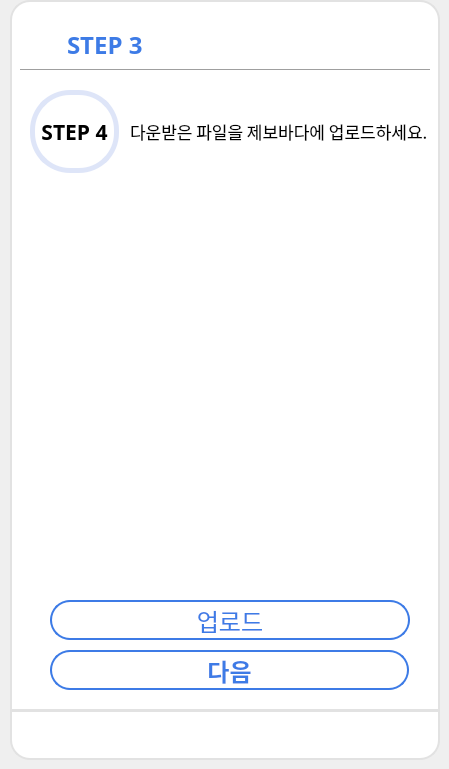
    <widget class="QWidget" name="page_8">
     <widget class="QPushButton" name="backBtn_step4">
      <property name="geometry">
       <rect>
        <x>30</x>
        <y>30</y>
        <width>30</width>
        <height>30</height>
       </rect>
      </property>
      <property name="cursor">
       <cursorShape>PointingHandCursor</cursorShape>
      </property>
      <property name="styleSheet">
       <string notr="true">QPushButton
{
	background-color: rgb(255,255,255);
	border-radius: 8px;
}
QPushButton::hover
{
	background-color: #D3D3D3;
	border-radius: 8px;
}</string>
      </property>
      <property name="text">
       <string/>
      </property>
      <property name="icon">
       <iconset>
        <normaloff>icons8-back-48.png</normaloff>icons8-back-48.png</iconset>
      </property>
      <property name="iconSize">
       <size>
        <width>30</width>
        <height>30</height>
       </size>
      </property>
     </widget>
     <widget class="QLabel" name="label_8">
      <property name="geometry">
       <rect>
        <x>67</x>
        <y>30</y>
        <width>141</width>
        <height>30</height>
       </rect>
      </property>
      <property name="font">
       <font>
        <family>나눔스퀘어 Bold</family>
        <pointsize>18</pointsize>
        <weight>75</weight>
        <bold>true</bold>
       </font>
      </property>
      <property name="styleSheet">
       <string notr="true">color: #3D7BE6;</string>
      </property>
      <property name="text">
       <string>STEP 3</string>
      </property>
     </widget>
     <widget class="QLabel" name="label_40">
      <property name="geometry">
       <rect>
        <x>10</x>
        <y>0</y>
        <width>430</width>
        <height>711</height>
       </rect>
      </property>
      <property name="styleSheet">
       <string notr="true">background-color: rgb(255, 255, 255);
border-top-left-radius: 20px;
border-top-right-radius: 20px;
border: 2px solid #E2E2E2;</string>
      </property>
      <property name="text">
       <string/>
      </property>
     </widget>
     <widget class="Line" name="line_11">
      <property name="geometry">
       <rect>
        <x>20</x>
        <y>60</y>
        <width>410</width>
        <height>20</height>
       </rect>
      </property>
      <property name="styleSheet">
       <string notr="true">color: #E2E2E2;</string>
      </property>
      <property name="orientation">
       <enum>Qt::Horizontal</enum>
      </property>
     </widget>
     <widget class="QPushButton" name="nextBtn_step4">
      <property name="geometry">
       <rect>
        <x>50</x>
        <y>650</y>
        <width>359</width>
        <height>40</height>
       </rect>
      </property>
      <property name="font">
       <font>
        <family>나눔스퀘어 Bold</family>
        <pointsize>18</pointsize>
        <weight>75</weight>
        <bold>true</bold>
       </font>
      </property>
      <property name="cursor">
       <cursorShape>PointingHandCursor</cursorShape>
      </property>
      <property name="styleSheet">
       <string notr="true">QPushButton
{
	color: #3D7BE6;
	background-color: white;
	border: 2px solid #3D7BE6;
	border-radius: 20px;
}
QPushButton::hover
{
	color: white;
	background-color: #3D7BE6;
	border-radius: 20px;
}
QPushButton::pressed
{
	color: white;
	background-color: rgb(58, 134, 255);
	border-radius: 20px;
}</string>
      </property>
      <property name="text">
       <string>다음</string>
      </property>
     </widget>
     <widget class="QLabel" name="label_16">
      <property name="geometry">
       <rect>
        <x>10</x>
        <y>710</y>
        <width>430</width>
        <height>50</height>
       </rect>
      </property>
      <property name="styleSheet">
       <string notr="true">background-color: white;
border-bottom-left-radius: 20px;
border-bottom-right-radius: 20px;
border: 2px solid #E2E2E2;</string>
      </property>
      <property name="text">
       <string/>
      </property>
     </widget>
     <widget class="QPushButton" name="uploadBtn_step4">
      <property name="geometry">
       <rect>
        <x>50</x>
        <y>600</y>
        <width>360</width>
        <height>40</height>
       </rect>
      </property>
      <property name="font">
       <font>
        <family>나눔스퀘어 Bold</family>
        <pointsize>18</pointsize>
       </font>
      </property>
      <property name="cursor">
       <cursorShape>PointingHandCursor</cursorShape>
      </property>
      <property name="styleSheet">
       <string notr="true">QPushButton
{
	color: #3D7BE6;
	background-color: white;
	border: 2px solid #3D7BE6;
	border-radius: 20px;
}
QPushButton::hover
{
	color: white;
	background-color: #3D7BE6;
	border-radius: 20px;
}
QPushButton::pressed
{
	color: white;
	background-color: rgb(58, 134, 255);
	border-radius: 20px;
}</string>
      </property>
      <property name="text">
       <string>업로드</string>
      </property>
     </widget>
     <widget class="QWidget" name="horizontalLayoutWidget_52">
      <property name="geometry">
       <rect>
        <x>340</x>
        <y>20</y>
        <width>86</width>
        <height>31</height>
       </rect>
      </property>
      <layout class="QHBoxLayout" name="horizontalLayout_53">
       <item>
        <widget class="QPushButton" name="minBtn_step4">
         <property name="cursor">
          <cursorShape>ArrowCursor</cursorShape>
         </property>
         <property name="styleSheet">
          <string notr="true">QPushButton
{
	background-color: rgb(255,255,255);
	border-radius: 8px;
}
QPushButton::hover
{
	background-color: #D3D3D3;
	border-radius: 8px;
}</string>
         </property>
         <property name="text">
          <string/>
         </property>
         <property name="icon">
          <iconset>
           <normaloff>minus.png</normaloff>minus.png</iconset>
         </property>
        </widget>
       </item>
       <item>
        <widget class="QPushButton" name="maxBtn_step4">
         <property name="styleSheet">
          <string notr="true">QPushButton
{
	background-color: rgb(255,255,255);
	border-radius: 8px;
}
QPushButton::hover
{
	background-color: #D3D3D3;
	border-radius: 8px;
}</string>
         </property>
         <property name="text">
          <string/>
         </property>
         <property name="icon">
          <iconset>
           <normaloff>maximize-window-icon-17.jpg</normaloff>maximize-window-icon-17.jpg</iconset>
         </property>
        </widget>
       </item>
       <item>
        <widget class="QPushButton" name="exitBtn_step4">
         <property name="cursor">
          <cursorShape>ArrowCursor</cursorShape>
         </property>
         <property name="styleSheet">
          <string notr="true">QPushButton
{
	background-color: rgb(255,255,255);
	border-radius: 8px;
}
QPushButton::hover
{
	background-color: #D3D3D3;
	border-radius: 8px;
}</string>
         </property>
         <property name="text">
          <string/>
         </property>
         <property name="icon">
          <iconset>
           <normaloff>close.png</normaloff>close.png</iconset>
         </property>
        </widget>
       </item>
      </layout>
     </widget>
     <widget class="QWidget" name="horizontalLayoutWidget_53">
      <property name="geometry">
       <rect>
        <x>14</x>
        <y>713</y>
        <width>421</width>
        <height>41</height>
       </rect>
      </property>
      <layout class="QHBoxLayout" name="horizontalLayout_9">
       <item>
        <widget class="QPushButton" name="homeBtn_step4">
         <property name="cursor">
          <cursorShape>ArrowCursor</cursorShape>
         </property>
         <property name="styleSheet">
          <string notr="true">QPushButton
{
	background-color: rgb(255,255,255);
	border-radius: 8px;
}
QPushButton::hover
{
	background-color: #D3D3D3;
	border-radius: 8px;
}</string>
         </property>
         <property name="text">
          <string/>
         </property>
         <property name="icon">
          <iconset>
           <normaloff>house.png</normaloff>house.png</iconset>
         </property>
         <property name="iconSize">
          <size>
           <width>30</width>
           <height>30</height>
          </size>
         </property>
        </widget>
       </item>
       <item>
        <widget class="QPushButton" name="temp1Btn_step4">
         <property name="cursor">
          <cursorShape>ArrowCursor</cursorShape>
         </property>
         <property name="styleSheet">
          <string notr="true">QPushButton
{
	background-color: rgb(255,255,255);
	border-radius: 8px;
}
QPushButton::hover
{
	background-color: #D3D3D3;
	border-radius: 8px;
}</string>
         </property>
         <property name="text">
          <string/>
         </property>
         <property name="icon">
          <iconset>
           <normaloff>icons8-menu-30.png</normaloff>icons8-menu-30.png</iconset>
         </property>
         <property name="iconSize">
          <size>
           <width>30</width>
           <height>30</height>
          </size>
         </property>
        </widget>
       </item>
       <item>
        <widget class="QPushButton" name="downMenuBtn_step4">
         <property name="cursor">
          <cursorShape>ArrowCursor</cursorShape>
         </property>
         <property name="styleSheet">
          <string notr="true">QPushButton
{
	background-color: rgb(255,255,255);
	border-radius: 8px;
}
QPushButton::hover
{
	background-color: #D3D3D3;
	border-radius: 8px;
}</string>
         </property>
         <property name="text">
          <string/>
         </property>
         <property name="icon">
          <iconset>
           <normaloff>download (1).png</normaloff>download (1).png</iconset>
         </property>
         <property name="iconSize">
          <size>
           <width>30</width>
           <height>30</height>
          </size>
         </property>
        </widget>
       </item>
       <item>
        <widget class="QPushButton" name="internetBtn_step4">
         <property name="cursor">
          <cursorShape>ArrowCursor</cursorShape>
         </property>
         <property name="styleSheet">
          <string notr="true">QPushButton
{
	background-color: rgb(255,255,255);
	border-radius: 8px;
}
QPushButton::hover
{
	background-color: #D3D3D3;
	border-radius: 8px;
}</string>
         </property>
         <property name="text">
          <string/>
         </property>
         <property name="icon">
          <iconset>
           <normaloff>globe.png</normaloff>globe.png</iconset>
         </property>
         <property name="iconSize">
          <size>
           <width>30</width>
           <height>30</height>
          </size>
         </property>
        </widget>
       </item>
      </layout>
     </widget>
     <widget class="QLabel" name="label_step1_11">
      <property name="geometry">
       <rect>
        <x>30</x>
        <y>90</y>
        <width>89</width>
        <height>83</height>
       </rect>
      </property>
      <property name="font">
       <font>
        <family>나눔스퀘어 Bold</family>
        <pointsize>16</pointsize>
        <weight>75</weight>
        <bold>true</bold>
       </font>
      </property>
      <property name="styleSheet">
       <string notr="true">border-radius: 40;
border: 5px solid #DEE5F8;</string>
      </property>
      <property name="text">
       <string>STEP 4</string>
      </property>
      <property name="alignment">
       <set>Qt::AlignCenter</set>
      </property>
     </widget>
     <widget class="QLabel" name="label_162">
      <property name="geometry">
       <rect>
        <x>130</x>
        <y>90</y>
        <width>299</width>
        <height>83</height>
       </rect>
      </property>
      <property name="font">
       <font>
        <family>나눔스퀘어</family>
        <pointsize>13</pointsize>
        <weight>50</weight>
        <bold>false</bold>
       </font>
      </property>
      <property name="text">
       <string>다운받은 파일을 제보바다에 업로드하세요.</string>
      </property>
     </widget>
     <zorder>label_16</zorder>
     <zorder>label_40</zorder>
     <zorder>backBtn_step4</zorder>
     <zorder>label_8</zorder>
     <zorder>line_11</zorder>
     <zorder>nextBtn_step4</zorder>
     <zorder>uploadBtn_step4</zorder>
     <zorder>horizontalLayoutWidget_52</zorder>
     <zorder>horizontalLayoutWidget_53</zorder>
     <zorder>label_step1_11</zorder>
     <zorder>label_162</zorder>
    </widget>
